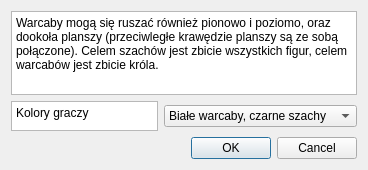
<?xml version="1.0" encoding="UTF-8"?>
<ui version="4.0">
 <class>SpecialRules</class>
 <widget class="QDialog" name="SpecialRules">
  <property name="geometry">
   <rect>
    <x>0</x>
    <y>0</y>
    <width>368</width>
    <height>170</height>
   </rect>
  </property>
  <property name="windowTitle">
   <string>Zasady trybu specjalnego</string>
  </property>
  <layout class="QGridLayout" name="gridLayout">
   <item row="0" column="0" colspan="2">
    <widget class="QTextBrowser" name="textBrowser">
     <property name="sizePolicy">
      <sizepolicy hsizetype="Expanding" vsizetype="Preferred">
       <horstretch>0</horstretch>
       <verstretch>0</verstretch>
      </sizepolicy>
     </property>
     <property name="html">
      <string>&lt;!DOCTYPE HTML PUBLIC &quot;-//W3C//DTD HTML 4.0//EN&quot; &quot;http://www.w3.org/TR/REC-html40/strict.dtd&quot;&gt;
&lt;html&gt;&lt;head&gt;&lt;meta name=&quot;qrichtext&quot; content=&quot;1&quot; /&gt;&lt;meta charset=&quot;utf-8&quot; /&gt;&lt;style type=&quot;text/css&quot;&gt;
p, li { white-space: pre-wrap; }
&lt;/style&gt;&lt;/head&gt;&lt;body style=&quot; font-family:'Sans Serif'; font-size:9pt; font-weight:400; font-style:normal;&quot;&gt;
&lt;p style=&quot; margin-top:0px; margin-bottom:0px; margin-left:0px; margin-right:0px; -qt-block-indent:0; text-indent:0px;&quot;&gt;Warcaby mogą się ruszać również pionowo i poziomo, oraz dookoła planszy (przeciwległe krawędzie planszy są ze sobą połączone). Celem szachów jest zbicie wszystkich figur, celem warcabów jest zbicie króla.&lt;/p&gt;&lt;/body&gt;&lt;/html&gt;</string>
     </property>
    </widget>
   </item>
   <item row="1" column="0">
    <widget class="QTextBrowser" name="textBrowser_2">
     <property name="sizePolicy">
      <sizepolicy hsizetype="Expanding" vsizetype="Maximum">
       <horstretch>0</horstretch>
       <verstretch>0</verstretch>
      </sizepolicy>
     </property>
     <property name="maximumSize">
      <size>
       <width>16777215</width>
       <height>30</height>
      </size>
     </property>
     <property name="baseSize">
      <size>
       <width>0</width>
       <height>0</height>
      </size>
     </property>
     <property name="html">
      <string>&lt;!DOCTYPE HTML PUBLIC &quot;-//W3C//DTD HTML 4.0//EN&quot; &quot;http://www.w3.org/TR/REC-html40/strict.dtd&quot;&gt;
&lt;html&gt;&lt;head&gt;&lt;meta name=&quot;qrichtext&quot; content=&quot;1&quot; /&gt;&lt;meta charset=&quot;utf-8&quot; /&gt;&lt;style type=&quot;text/css&quot;&gt;
p, li { white-space: pre-wrap; }
&lt;/style&gt;&lt;/head&gt;&lt;body style=&quot; font-family:'Sans Serif'; font-size:9pt; font-weight:400; font-style:normal;&quot;&gt;
&lt;p style=&quot; margin-top:0px; margin-bottom:0px; margin-left:0px; margin-right:0px; -qt-block-indent:0; text-indent:0px;&quot;&gt;Kolory graczy&lt;/p&gt;&lt;/body&gt;&lt;/html&gt;</string>
     </property>
    </widget>
   </item>
   <item row="1" column="1">
    <widget class="QComboBox" name="comboBox">
     <item>
      <property name="text">
       <string>Białe warcaby, czarne szachy</string>
      </property>
     </item>
     <item>
      <property name="text">
       <string>Czarne warcaby, białe szachy</string>
      </property>
     </item>
    </widget>
   </item>
   <item row="2" column="0" colspan="2">
    <widget class="QDialogButtonBox" name="buttonBox">
     <property name="orientation">
      <enum>Qt::Horizontal</enum>
     </property>
     <property name="standardButtons">
      <set>QDialogButtonBox::Cancel|QDialogButtonBox::Ok</set>
     </property>
    </widget>
   </item>
  </layout>
 </widget>
 <resources/>
 <connections>
  <connection>
   <sender>buttonBox</sender>
   <signal>accepted()</signal>
   <receiver>SpecialRules</receiver>
   <slot>accept()</slot>
   <hints>
    <hint type="sourcelabel">
     <x>248</x>
     <y>254</y>
    </hint>
    <hint type="destinationlabel">
     <x>157</x>
     <y>274</y>
    </hint>
   </hints>
  </connection>
  <connection>
   <sender>buttonBox</sender>
   <signal>rejected()</signal>
   <receiver>SpecialRules</receiver>
   <slot>reject()</slot>
   <hints>
    <hint type="sourcelabel">
     <x>316</x>
     <y>260</y>
    </hint>
    <hint type="destinationlabel">
     <x>286</x>
     <y>274</y>
    </hint>
   </hints>
  </connection>
 </connections>
</ui>
